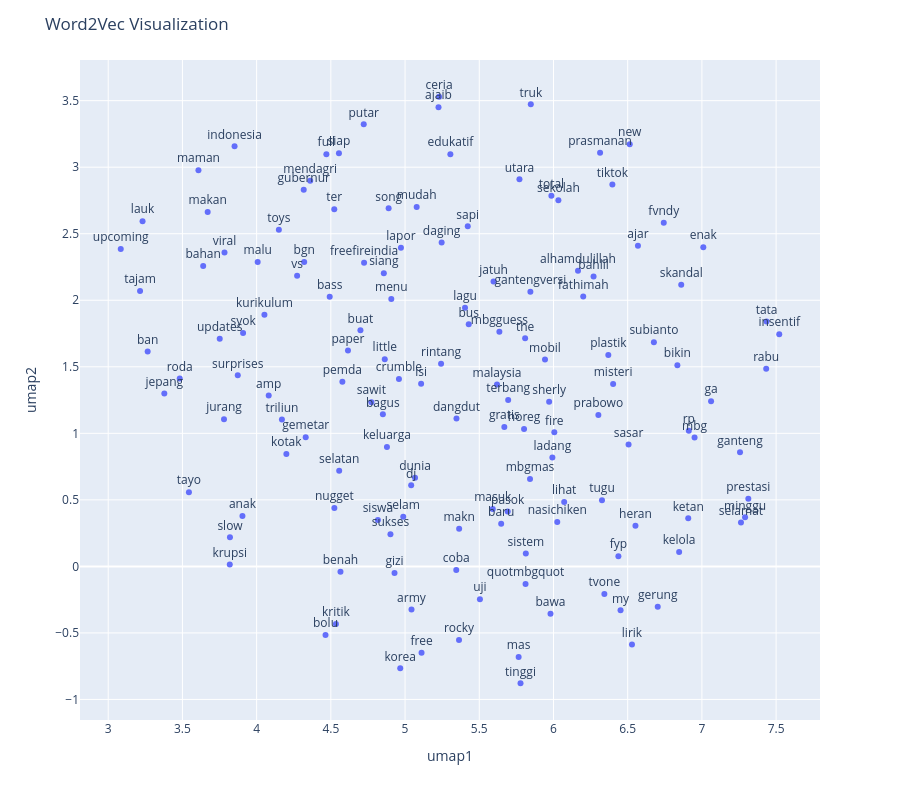

Here is the notebook cell this chart was saved with:
### Code cell
X = UMAP().fit_transform(w2v.vectors)

df2 = pd.DataFrame(X, columns=['umap1', 'umap2'])
df2['word'] = w2v.index_to_key

fig = px.scatter(df2, x='umap1', y='umap2', text='word')
fig.update_traces(textposition='top center')
fig.update_layout(height = 800,
                  title_text = 'Word2Vec Visualization')
fig.show()

### Figure 1 — Plotly figure (JSON) as saved in the notebook; plotly's stock layout.template omitted (floating-point values rounded to 4 significant figures; data arrays with more than 128 entries replaced by an {"elided": "..."} marker saying what was removed)
{"data": [{"hovertemplate": "umap1=%{x}<br>umap2=%{y}<br>word=%{text}<extra></extra>", "legendgroup": "", "marker": {"color": "#636efa", "symbol": "circle"}, "mode": "markers+text", "name": "", "orientation": "v", "showlegend": false, "text": {"elided": "139 str values"}, "textposition": "top center", "type": "scatter", "x": {"elided": "139 float values"}, "xaxis": "x", "y": {"elided": "139 float values"}, "yaxis": "y"}], "layout": {"height": 800, "legend": {"tracegroupgap": 0}, "margin": {"t": 60}, "title": {"text": "Word2Vec Visualization"}, "xaxis": {"anchor": "y", "domain": [0, 1], "title": {"text": "umap1"}}, "yaxis": {"anchor": "x", "domain": [0, 1], "title": {"text": "umap2"}}}}
